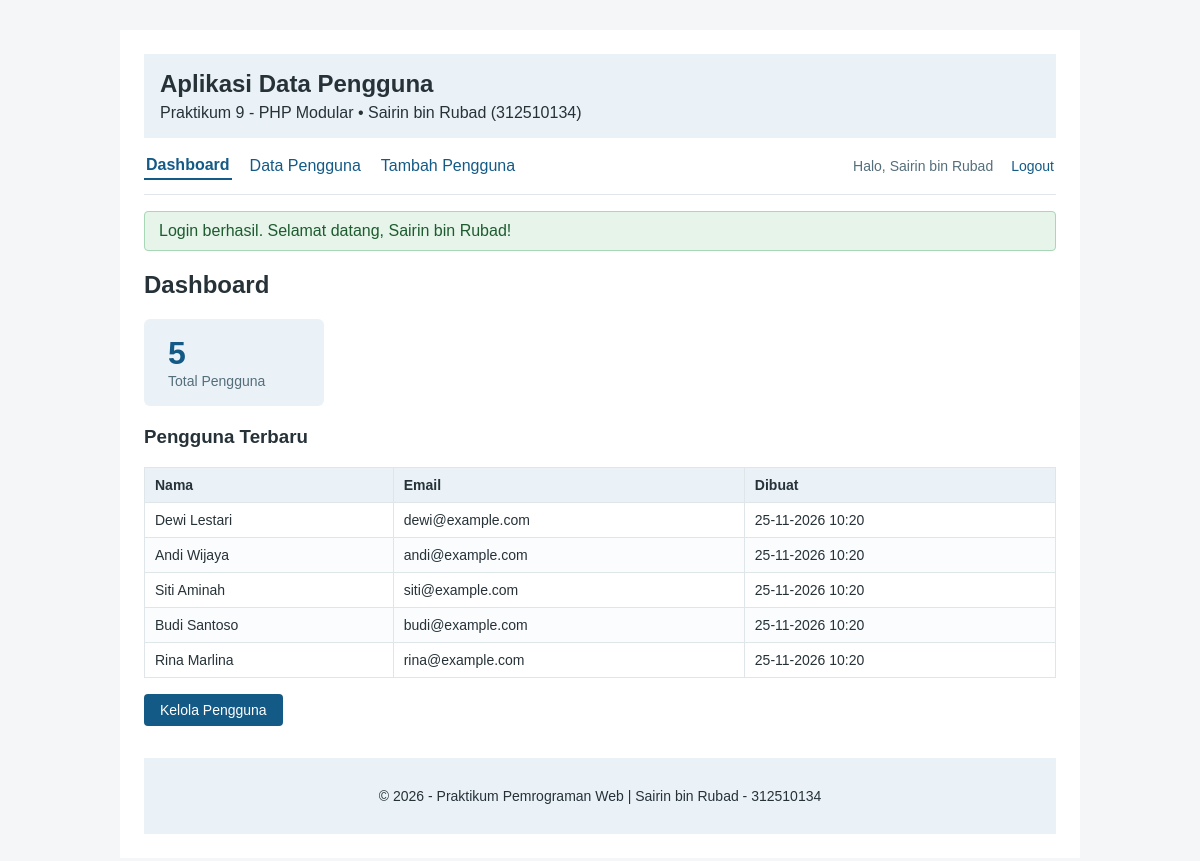
Screenshot of /index.php?page=dashboard (signed in) with the database file from the repository.
### tables this page shows
CREATE TABLE IF NOT EXISTS users (
    id         INT UNSIGNED NOT NULL AUTO_INCREMENT,
    nama       VARCHAR(100) NOT NULL,
    email      VARCHAR(150) NOT NULL,
    no_hp      VARCHAR(20)  DEFAULT NULL,
    created_at TIMESTAMP    NOT NULL DEFAULT CURRENT_TIMESTAMP,
    PRIMARY KEY (id),
    UNIQUE KEY uq_users_email (email)
);

### index.php (called while the page is built, shortened)
<?php
require_once __DIR__ . '/helpers/functions.php';
$routes = [
    'dashboard'   => ['file' => __DIR__ . '/views/dashboard.php',      'judul' => 'Dashboard',        'auth' => true],
    'user/list'   => ['file' => __DIR__ . '/modules/user/list.php',    'judul' => 'Data Pengguna',    'auth' => true],
    'user/add'    => ['file' => __DIR__ . '/modules/user/add.php',     'judul' => 'Tambah Pengguna',  'auth' => true],
    'user/edit'   => ['file' => __DIR__ . '/modules/user/edit.php',    'judul' => 'Ubah Pengguna',    'auth' => true],
    'user/delete' => ['file' => __DIR__ . '/modules/user/delete.php',  'judul' => 'Hapus Pengguna',   'auth' => true],
    'auth/login'  => ['file' => __DIR__ . '/modules/auth/login.php',   'judul' => 'Login',            'auth' => false],
    'auth/logout' => ['file' => __DIR__ . '/modules/auth/logout.php',  'judul' => 'Logout',           'auth' => false],
];
$page = $_GET['page'] ?? 'dashboard';
if (!is_string($page) || !array_key_exists($page, $routes)) {
    http_response_code(404);
    $page        = '404';
    $judul       = '404 - Halaman tidak ditemukan';
    $contentFile = __DIR__ . '/views/404.php';
} else {
    $route = $routes[$page];
    $contentFile = $route['file'];
}
require_once __DIR__ . '/views/header.php';
require $contentFile;
require_once __DIR__ . '/views/footer.php';

### helpers/functions.php (called while the page is built, shortened)
<?php
function e($nilai): string {
    return htmlspecialchars((string)$nilai, ENT_QUOTES, 'UTF-8');
}
function base_path(): string {
    $dir = str_replace('\\', '/', dirname($_SERVER['SCRIPT_NAME'] ?? ''));
    return ($dir === '/' || $dir === '.') ? '' : rtrim($dir, '/');
}
function url(string $page = 'dashboard', array $params = []): string {
    $query = array_merge(['page' => $page], $params);
    return base_path() . '/index.php?' . http_build_query($query);
}
function asset(string $path): string {
    return base_path() . '/assets/' . ltrim($path, '/');
}
function is_active(string $page, string $current): string {
    return $page === $current ? 'active' : '';
}
function formatTanggal(?string $tanggal): string {
    $ts = strtotime($tanggal);
    return $ts ? date('d-m-Y H:i', $ts) : '-';
}
function flash_get(): ?array {
    $flash = $_SESSION['flash'];
    return $flash;
}
function is_logged_in(): bool {
    return !empty($_SESSION['admin_id']);
}

### views/dashboard.php (the view)
<?php
$total  = (int)$pdo->query('SELECT COUNT(*) FROM users')->fetchColumn();
$terbaru = $pdo->query('SELECT id, nama, email, created_at FROM users ORDER BY id DESC LIMIT 5')->fetchAll();
?>
<section>
    <h2>Dashboard</h2>
    <div class="cards">
        <div class="card">
            <span class="angka"><?php echo $total; ?></span>
            <span class="label">Total Pengguna</span>
        </div>
    </div>
    <h3>Pengguna Terbaru</h3>
    <?php if (!$terbaru): ?>
        <p>Belum ada data pengguna.</p>
    <?php else: ?>
    <table>
        <thead><tr><th>Nama</th><th>Email</th><th>Dibuat</th></tr></thead>
        <tbody>
        <?php foreach ($terbaru as $u): ?>
            <tr>
                <td><?php echo e($u['nama']); ?></td>
                <td><?php echo e($u['email']); ?></td>
                <td><?php echo e(formatTanggal($u['created_at'])); ?></td>
            </tr>
        <?php endforeach; ?>
        </tbody>
    </table>
    <?php endif; ?>
    <p><a class="btn" href="<?php echo e(url('user/list')); ?>">Kelola Pengguna</a></p>
</section>

### views/header.php (shortened to what this page needs)
<!DOCTYPE html>
<html lang="id">
<head>
    <link rel="stylesheet" href="<?php echo e(asset('css/style.css')); ?>">
</head>
<body>
<div class="container">
    <header>
        <h1>Aplikasi Data Pengguna</h1>
        <p>Praktikum 9 - PHP Modular &bull; Sairin bin Rubad (312510134)</p>
    </header>
    <nav>
        <?php if (is_logged_in()): ?>
            <a href="<?php echo e(url('dashboard')); ?>"   class="<?php echo is_active('dashboard', $page); ?>">Dashboard</a>
            <a href="<?php echo e(url('user/list')); ?>"   class="<?php echo is_active('user/list', $page); ?>">Data Pengguna</a>
            <a href="<?php echo e(url('user/add')); ?>"    class="<?php echo is_active('user/add', $page); ?>">Tambah Pengguna</a>
            <span class="who">Halo, <?php echo e($_SESSION['admin_nama'] ?? 'Admin'); ?></span>
            <form method="post" action="<?php echo e(url('auth/logout')); ?>" class="inline">
                <button type="submit" class="btn-link">Logout</button>
            </form>
        <?php else: ?>
            <a href="<?php echo e(url('auth/login')); ?>" class="<?php echo is_active('auth/login', $page); ?>">Login</a>
        <?php endif; ?>
    </nav>
    <main>
        <?php if ($flash = flash_get()): ?>
            <div class="alert <?php echo e($flash['tipe']); ?>"><?php echo e($flash['pesan']); ?></div>
        <?php endif; ?>

### views/footer.php (shortened to what this page needs)
    </main>
    <footer>
        <p>&copy; <?php echo date('Y'); ?> - Praktikum Pemrograman Web | Sairin bin Rubad - 312510134</p>
    </footer>
</div>
</body>
</html>

### assets/css/style.css (style rules this page uses)
* { box-sizing: border-box; }
body { margin: 0; font-family: Arial, sans-serif; background: #f4f6f8; color: #263238; }
.container { max-width: 960px; margin: 30px auto; background: #fff; padding: 24px; }
header, footer { padding: 16px; background: #eaf2f8; }
header h1 { margin: 0 0 6px; font-size: 24px; }
header p { margin: 0; }
nav { display: flex; gap: 16px; align-items: center; padding: 14px 0; border-bottom: 1px solid #e0e6ea; flex-wrap: wrap; }
nav a { color: #145a86; text-decoration: none; padding: 4px 2px; }
nav a.active { font-weight: bold; border-bottom: 2px solid #145a86; }
nav .who { font-size: 14px; color: #546e7a; }
main { min-height: 260px; padding: 16px 0; }
footer { text-align: center; font-size: 14px; }
table { border-collapse: collapse; width: 100%; margin-top: 12px; }
th, td { text-align: left; padding: 9px 10px; border: 1px solid #dfe6ea; font-size: 14px; }
th { background: #eaf2f8; }
tbody tr:nth-child(even) { background: #fafcfd; }
form.inline { display: inline; margin: 0; }
button, .btn, .btn-cancel, .btn-sm { display: inline-block; padding: 8px 16px; background: #145a86; color: #fff; border: 0; border-radius: 4px; cursor: pointer; font: inherit; font-size: 14px; text-decoration: none; }
.btn-link { background: none; color: #145a86; padding: 4px 2px; }
.alert { padding: 10px 14px; border-radius: 4px; margin-bottom: 14px; }
.alert.success { background: #e6f4ea; border: 1px solid #a7d7b4; color: #1e5b2f; }
.cards { display: flex; gap: 16px; margin: 12px 0 20px; }
.card { background: #eaf2f8; border-radius: 6px; padding: 16px 24px; min-width: 180px; }
.card .angka { display: block; font-size: 32px; font-weight: bold; color: #145a86; }
.card .label { color: #546e7a; font-size: 14px; }

### rows the page displays
users: nama "Dewi Lestari", email "dewi@example.com", created_at "25-11-2026 10:20"
users: nama "Andi Wijaya", email "andi@example.com", created_at "25-11-2026 10:20"
users: nama "Siti Aminah", email "siti@example.com", created_at "25-11-2026 10:20"
users: nama "Budi Santoso", email "budi@example.com", created_at "25-11-2026 10:20"
users: nama "Rina Marlina", email "rina@example.com", created_at "25-11-2026 10:20"

### other values shown
$_SESSION['admin_nama'] "Sairin bin Rubad"
$flash['pesan'] "Login berhasil. Selamat datang, Sairin bin Rubad!"
$total "5"
